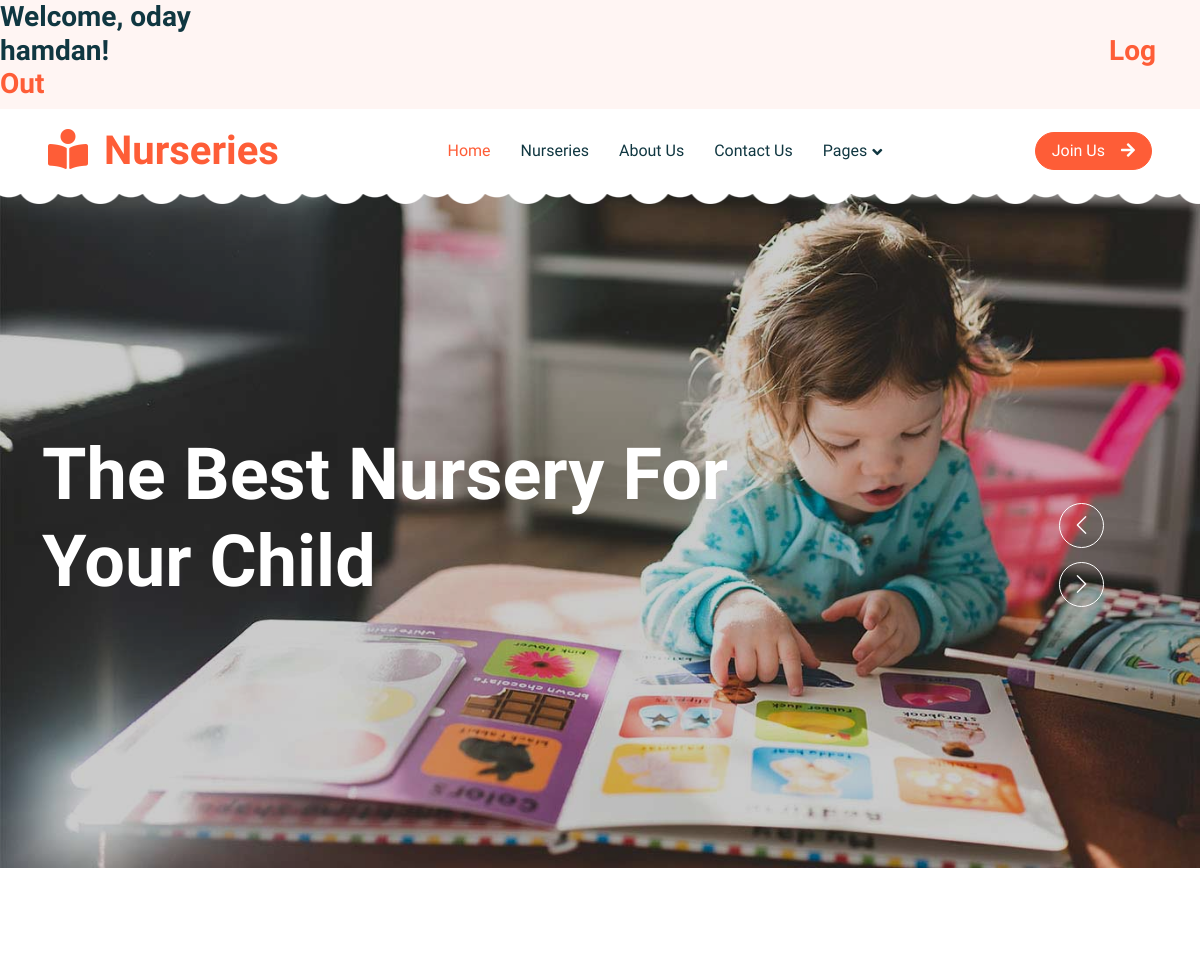
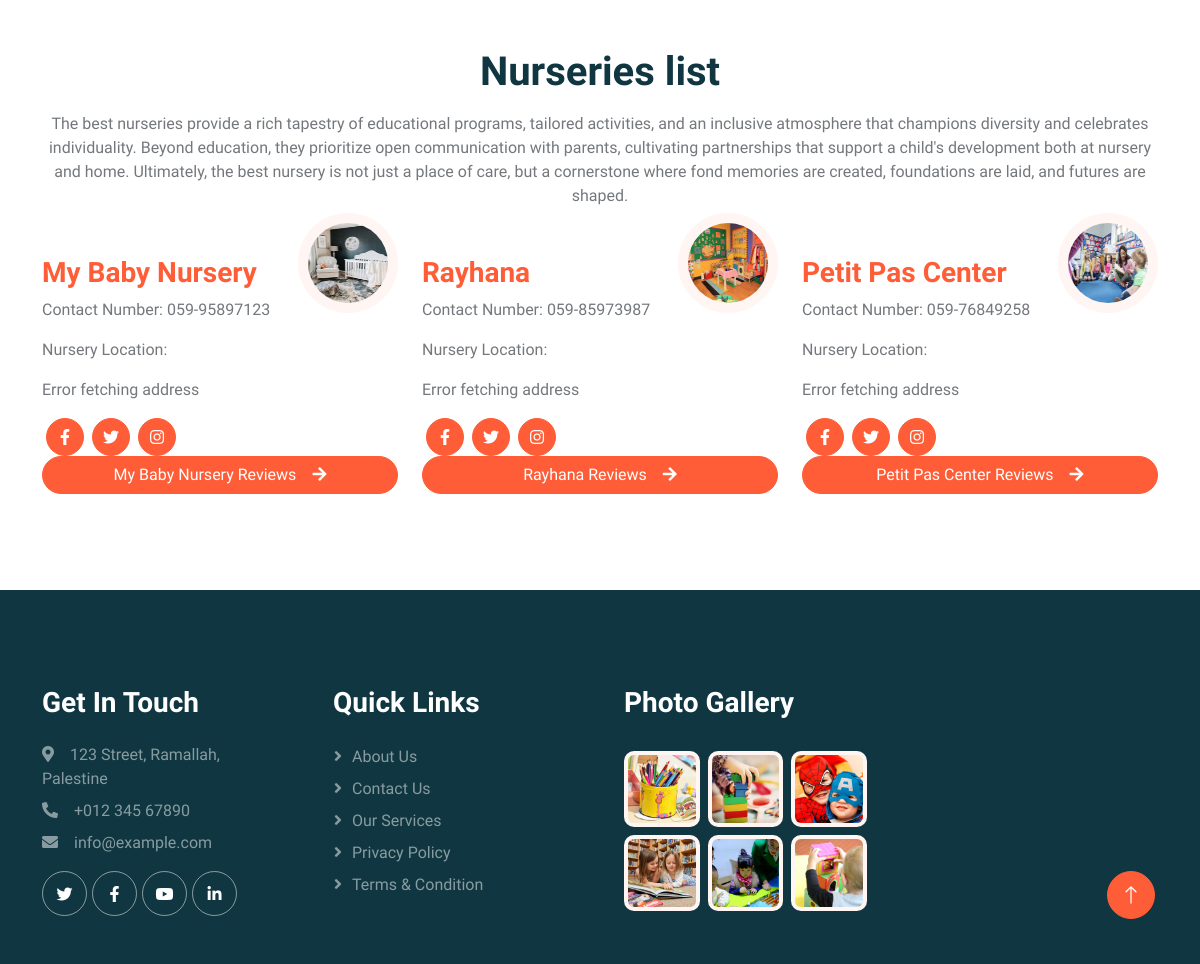
Screenshot of / (signed in) with the database file from the repository (2 pictures, top to bottom).
### app/models.py (models this page shows)
class User(models.Model):
    parent_name = models.CharField(max_length=225)
    email = models.CharField(max_length=225)
    password = models.TextField()
    birthday= models.DateTimeField(null=True)
    user_roles = models.ForeignKey(Roles, related_name ='user', on_delete = models.CASCADE)
    created_at = models.DateTimeField(auto_now_add=True)
    updated_at = models.DateTimeField(auto_now=True)
    objects = UserManager()

class Nursery(models.Model):
    nursery_name = models.CharField(max_length=225)
    facilities = models.ManyToManyField(Facilities, related_name='nursery')
    program_offered = models.ManyToManyField(Programs, related_name='nursery')
    contact_number = models.CharField(max_length=225)
    nursery_location = models.TextField(null = True)
    image= models.TextField(null = True)
    created_at = models.DateTimeField(auto_now_add=True)
    updated_at = models.DateTimeField(auto_now=True)
    objects = NurseryManager()

### app/views.py (the view)
# urls.py: path('',views.welcome),
def welcome(request):
    if not 'logged_user_id' in request.session:
        messages.error(request,"You have to login first")
        return redirect('/register')
    else:
        context = {
        'allfacilities': Facilities.objects.all(),
        'alloprograms' :Programs.objects.all(),
       'allnurseries': Nursery.objects.all(),
       'specific_user': User.objects.get(id=request.session['logged_user_id'])
               }
    return render(request,"nurseries.html", context)

### app/templates/nurseries.html (shortened to what this page needs)
<!DOCTYPE html>
<html lang="en">
<head>
    {% load static %}
    <link rel="stylesheet" href="https://cdnjs.cloudflare.com/ajax/libs/chosen/1.8.7/chosen.min.css">
    <link href="https://cdnjs.cloudflare.com/ajax/libs/font-awesome/5.10.0/css/all.min.css" rel="stylesheet">
    <link href="https://cdn.jsdelivr.net/npm/bootstrap-icons@1.4.1/font/bootstrap-icons.css" rel="stylesheet">
    <link href="{% static 'lib/animate/animate.min.css' %}" rel="stylesheet">
    <link href="{% static 'lib/owlcarousel/assets/owl.carousel.min.css' %}" rel="stylesheet">
    <link href="{% static 'css/bootstrap.min.css' %}" rel="stylesheet">
    <link href="{% static 'css/style.css' %}" rel="stylesheet">
    <link rel="stylesheet" href="https://unpkg.com/leaflet@1.7.1/dist/leaflet.css" />
</head>
<body>
    <h3 >Welcome, {{request.session.logged_user_parent_name}}!<span><a href="/logout">Log Out</a></span></h1>
    <div class="container-xxl bg-white p-0">
        <nav class="navbar navbar-expand-lg bg-white navbar-light sticky-top px-4 px-lg-5 py-lg-0">
            <a href="index.html" class="navbar-brand">
                <h1 class="m-0 text-primary"><i class="fa fa-book-reader me-3"></i>Nurseries</h1>
            </a>
            <div class="collapse navbar-collapse" id="navbarCollapse">
                <div class="navbar-nav mx-auto">
                    <a href="/register" class="nav-item nav-link active">Home</a>
                    <a href="/" class="nav-item nav-link">Nurseries</a>
                    <a href="/about" class="nav-item nav-link">About Us</a>
                    <a href="/contact" class="nav-item nav-link">Contact Us</a>
                    <div class="nav-item dropdown">
                        <a href="#" class="nav-link dropdown-toggle" data-bs-toggle="dropdown">Pages</a>
                    </div>
                </div>
                <a href="/register" class="btn btn-primary rounded-pill px-3 d-none d-lg-block">Join Us<i class="fa fa-arrow-right ms-3"></i></a>
            </div>
        </nav>
        <div class="container-fluid p-0 mb-5">
            <div class="owl-carousel header-carousel position-relative">
                <div class="owl-carousel-item position-relative">
                    <img class="img-fluid" src="{% static 'img/carousel-1.jpg' %}" alt="">
                    <div class="position-absolute top-0 start-0 w-100 h-100 d-flex align-items-center" style="background: rgba(0, 0, 0, .2);">
                        <div class="container">
                            <div class="row justify-content-start">
                                <div class="col-10 col-lg-8">
                                    <h1 class="display-2 text-white animated slideInDown mb-4">The Best Nursery For Your Child</h1>
                                </div>
                            </div>
                        </div>
                    </div>
                </div>
            </div>
        </div>
        <div class="container-xxl py-5">
            <div class="container">
                <div class="text-center mx-auto mb-5 wow fadeInUp" data-wow-delay="0.1s" style="max-width: 1500px;">
                    <h1 class="mb-3">Nurseries list</h1>
                    <p>The best nurseries provide a rich tapestry of educational programs, tailored activities, and an inclusive atmosphere that champions diversity and celebrates individuality. Beyond education, they prioritize open communication with parents, cultivating partnerships that support a child's development both at nursery and home. Ultimately, the best nursery is not just a place of care, but a cornerstone where fond memories are created, foundations are laid, and futures are shaped.</p>
                </div>
                    <div class="row g-4">
                        {% for nursery in allnurseries%}
                        <div class="col-lg-4 col-md-6 wow fadeInUp" data-wow-delay="0.1s">
                            <div class="team-item position-relative">
                                <img class="team-text" src="{% static 'img/' %}{{ nursery.image }}" alt="">
                                <div class="img-fluid rounded-circle w-75">
                                    <h3><a href="/nursery/{{nursery.id}}">{{nursery.nursery_name}}</a></h3>
                                    <p>Contact Number: {{nursery.contact_number}}</p>
                                    <p>Nursery Location:<p style="display:none" class="loc_info">{{nursery.nursery_location}}</p></p>
                                    <div class="d-flex align-items-center">
                                        <a class="btn btn-square btn-primary mx-1" href="https://www.facebook.com/"><i class="fab fa-facebook-f"></i></a>
                                        <a class="btn btn-square btn-primary  mx-1" href="https://www.twitter.com"><i class="fab fa-twitter"></i></a>
                                        <a class="btn btn-square btn-primary  mx-1" href="https://www.instagram.com"><i class="fab fa-instagram"></i></a>
                                    </div>
                                </div>
                            </div>
                            <a href="/nursery/{{nursery.id}}" class="btn btn-primary rounded-pill px-3 d-none d-lg-block">{{nursery.nursery_name}} Reviews<i class="fa fa-arrow-right ms-3"></i></a>
                        </div>
                        {% endfor %}
                    </div>
            </div>
        </div>
 <div class="container-fluid bg-dark text-white-50 footer pt-5 mt-5 wow fadeIn" data-wow-delay="0.1s">
    <div class="container py-5">
        <div class="row g-5">
            <div class="col-lg-3 col-md-6">
                <h3 class="text-white mb-4">Get In Touch</h3>
                <p class="mb-2"><i class="fa fa-map-marker-alt me-3"></i>123 Street, Ramallah, Palestine</p>
                <p class="mb-2"><i class="fa fa-phone-alt me-3"></i>+012 345 67890</p>
                <p class="mb-2"><i class="fa fa-envelope me-3"></i>info@example.com</p>
                <div class="d-flex pt-2">
                    <a class="btn btn-outline-light btn-social" href=""><i class="fab fa-twitter"></i></a>
                    <a class="btn btn-outline-light btn-social" href=""><i class="fab fa-facebook-f"></i></a>
                    <a class="btn btn-outline-light btn-social" href=""><i class="fab fa-youtube"></i></a>
                    <a class="btn btn-outline-light btn-social" href=""><i class="fab fa-linkedin-in"></i></a>
                </div>
            </div>
            <div class="col-lg-3 col-md-6">
                <h3 class="text-white mb-4">Quick Links</h3>
                <a class="btn btn-link text-white-50" href="">About Us</a>
                <a class="btn btn-link text-white-50" href="">Contact Us</a>
                <a class="btn btn-link text-white-50" href="">Our Services</a>
                <a class="btn btn-link text-white-50" href="">Privacy Policy</a>
                <a class="btn btn-link text-white-50" href="">Terms & Condition</a>
            </div>
            <div class="col-lg-3 col-md-6">
                <h3 class="text-white mb-4">Photo Gallery</h3>
                <div class="row g-2 pt-2">
                    <div class="col-4">
                        <img class="img-fluid rounded bg-light p-1" src="{% static 'img/classes-1.jpg' %}" alt="">
                    </div>
                    <div class="col-4">
                        <img class="img-fluid rounded bg-light p-1" src="{% static 'img/classes-2.jpg' %}" alt="">
                    </div>
                    <div class="col-4">
                        <img class="img-fluid rounded bg-light p-1" src="{% static 'img/classes-3.jpg' %}" alt="">
                    </div>
                    <div class="col-4">
                        <img class="img-fluid rounded bg-light p-1" src="{% static 'img/classes-4.jpg' %}" alt="">
                    </div>
                    <div class="col-4">
                        <img class="img-fluid rounded bg-light p-1" src="{% static 'img/classes-5.jpg' %}" alt="">
                    </div>
                    <div class="col-4">
                        <img class="img-fluid rounded bg-light p-1" src="{% static 'img/classes-6.jpg' %}" alt="">
                    </div>
                </div>
            </div>
        </div>
    </div>
</div>
        <a href="#" class="btn btn-lg btn-primary btn-lg-square back-to-top"><i class="bi bi-arrow-up"></i></a>
    </div>
</body>
</html>

### app/static/css/style.css (style rules this page uses)
:root { --primary: #FE5D37; --light: #FFF5F3; --dark: #103741; }
.back-to-top { position: fixed; display: none; right: 45px; bottom: 45px; z-index: 99; }
.btn { font-weight: 500; transition: .5s; }
.btn.btn-primary { color: #FFFFFF; }
.btn-square { width: 38px; height: 38px; }
.btn-lg-square { width: 48px; height: 48px; }
.btn-square, .btn-sm-square, .btn-lg-square { padding: 0; display: flex; align-items: center; justify-content: center; font-weight: normal; border-radius: 50px; }
h1, h2, h3, h4, .h1, .h2, .h3, .h4, .display-1, .display-2, .display-3, .display-4, .display-5, .display-6 { font-family: 'Lobster Two', cursive; font-weight: 700; }
.navbar .navbar-nav .nav-link { padding: 30px 15px; color: var(--dark); font-weight: 500; outline: none; }
.navbar .navbar-nav .nav-link:hover, .navbar .navbar-nav .nav-link.active { color: var(--primary); }
.navbar.sticky-top { top: -100px; transition: .5s; }
.navbar .dropdown-toggle::after { border: none; content: "\f107"; font-family: "Font Awesome 5 Free"; font-weight: 900; vertical-align: middle; margin-left: 5px; transition: .5s; }
.header-carousel::before, .header-carousel::after, .page-header::before, .page-header::after { position: absolute; content: ""; width: 100%; height: 10px; top: 0; left: 0; background: url(/static/img/bg-header-top.png) center center repeat-x; z-index: 1; }
.header-carousel::after, .page-header::after { height: 19px; top: auto; bottom: 0; background: url(/static/img/bg-header-bottom.png) center center repeat-x; }
.team-item .team-text { position: absolute; width: 100px; height: 100px; bottom: 0; right: 0; display: flex; align-items: center; justify-content: center; flex-direction: column; background: #FFFFFF; border: 10px solid var(--light); border-radius: 250px; transition: .5s; margin-bottom: 40%; }
.footer .btn.btn-social { margin-right: 5px; width: 45px; height: 45px; display: flex; align-items: center; justify-content: center; color: #FFFFFF; border: 1px solid rgba(255,255,255,0.5); border-radius: 45px; transition: .3s; }
.footer .btn.btn-link { display: block; margin-bottom: 5px; padding: 0; text-align: left; font-size: 16px; font-weight: normal; text-transform: capitalize; transition: .3s; }
.footer .btn.btn-link::before { position: relative; content: "\f105"; font-family: "Font Awesome 5 Free"; font-weight: 900; margin-right: 10px; }

### app/templates/nurseries.html (style rules this page uses)
span { margin-left: 1000px; }

### rows the page displays
User: session.logged_user_parent_name "oday hamdan"
Nursery: image (picture), nursery_name "My Baby Nursery", contact_number "059-95897123"
Nursery: image (picture), nursery_name "Rayhana", contact_number "059-85973987"
Nursery: image (picture), nursery_name "Petit Pas Center", contact_number "059-76849258"
